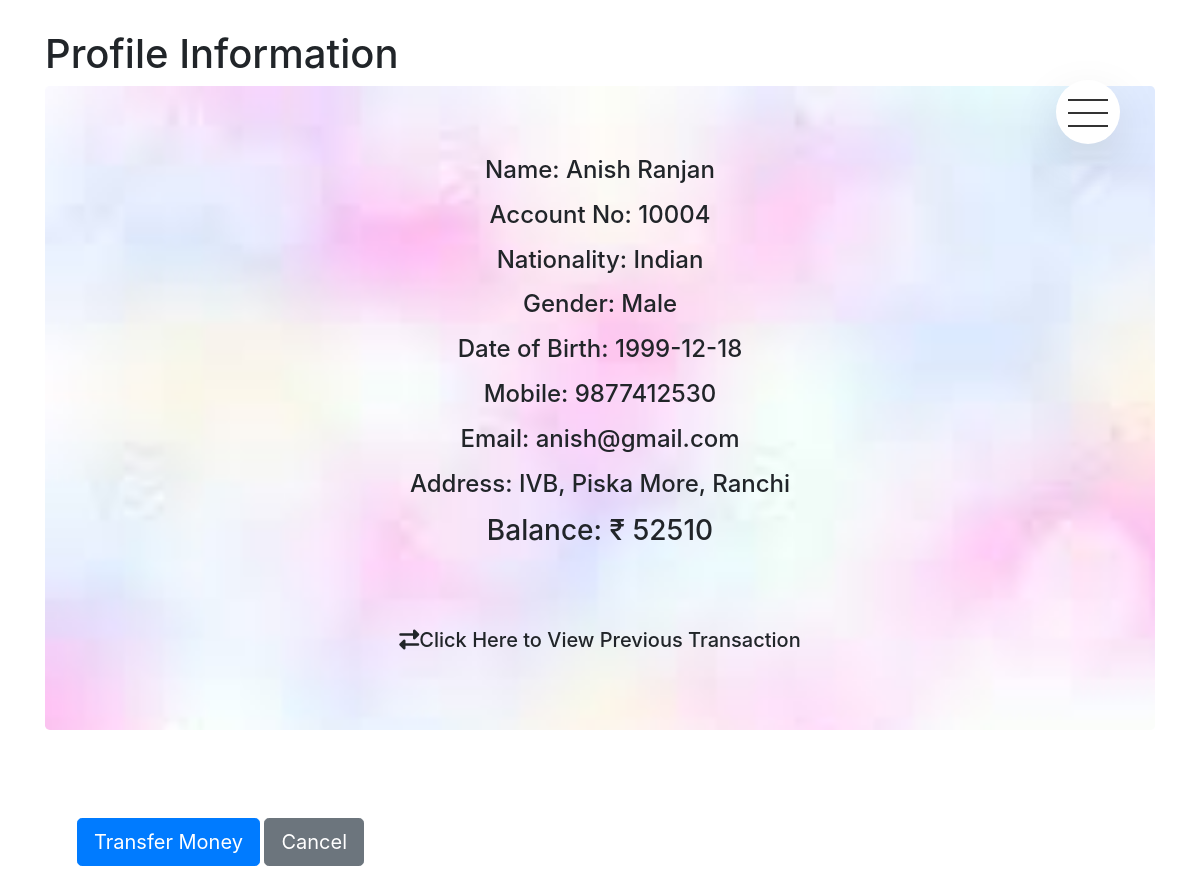
The app's page /main/view_profile.php?account_no=10004 with its own data.
### tables this page shows
CREATE TABLE `members` (
  `account_no` int(5) NOT NULL,
  `FirstName` varchar(10) NOT NULL,
  `LastName` varchar(10) NOT NULL,
  `Gender` varchar(10) NOT NULL,
  `DOB` varchar(10) NOT NULL,
  `Mobile` varchar(10) NOT NULL,
  `Email` varchar(50) NOT NULL,
  `Nationality` varchar(30) NOT NULL,
  `Address` varchar(120) NOT NULL,
  `balance` float NOT NULL
);

### main/view_profile.php (the view, shortened to what this page needs)
<?php
require_once "util.php";
 ?>
<!DOCTYPE html>
 <html>
 <head>
 	<?php require_once "head.php"; ?>
     <?php require_once "nav.php"; ?>
 </head>
 <body>
 <div class="container">
 <h1>Profile Information</h1>
 <div id="profile" class="jumbotron">
<?php
$stmt = $pdo->prepare("SELECT * FROM members  where account_no = :xyz");
$stmt->execute(array(":xyz" => $_GET['account_no']));
$row = $stmt->fetch(PDO::FETCH_ASSOC);
echo '<center><h4><p>Name: '.$row['FirstName'].' '.$row['LastName'];
echo '</p><p>Account No: '.$row['account_no'];
echo '</p><p>Nationality: '.$row['Nationality'];
echo '</p><p>Gender: '.$row['Gender'];
echo '</p><p>Date of Birth:  '.$row['DOB'];
echo '</p><p>Mobile: '.$row['Mobile'];
echo '</p><p>Email:  '.$row['Email'];
echo '</p><p>Address: '.$row['Address'];
echo '</p><p></h4><h3>Balance:  &#8377 '.$row['balance'];
echo '</h3></p><br><br><p><h5>
<a id="transactionbutton">
<span class="fa fa-exchange"></span>Click Here to View Previous Transaction</a></h5></center>';
?>
</div>
<div class="continer" id="transfer-form">
    <form method="POST">
    <div class="form-group row">
        <div class="col-md-8">
        <input type="submit" class="btn btn-primary btn-lg" value="Transfer Money" id="add_transact_form">
        <input type="submit" class="btn btn-secondary btn-lg" name="cancel" value="Cancel">
    </div>
    </div>
</form>
</div>
 </div>
 </body>
 </html>

### main/css/style.css (style rules this page uses)
* { margin: 0; padding: 0; box-sizing: border-box; }
body { font-family: "Lato", sans-serif; font-weight: 400; font-size: 16px; line-height: 1.7; color: #777; padding: 30px; }
#profile { margin: 10px auto blue; padding: 70px 30px; background-image: url('../img/bg.jpg'); background-repeat: no-repeat; background-size: cover; }
.form-group { padding: 2rem; }
.btn::after { content: ""; display: inline-block; height: 100%; width: 100%; border-radius: 100px; position: absolute; top: 0; left: 0; z-index: -1; transition: all, .4s; }

### records on screen
members: FirstName "Anish", LastName "Ranjan", account_no "10004", Nationality "Indian", Gender "Male", DOB "1999-12-18", Mobile "9877412530", Email "anish@gmail.com", Address "IVB, Piska More, Ranchi", balance "52510"
